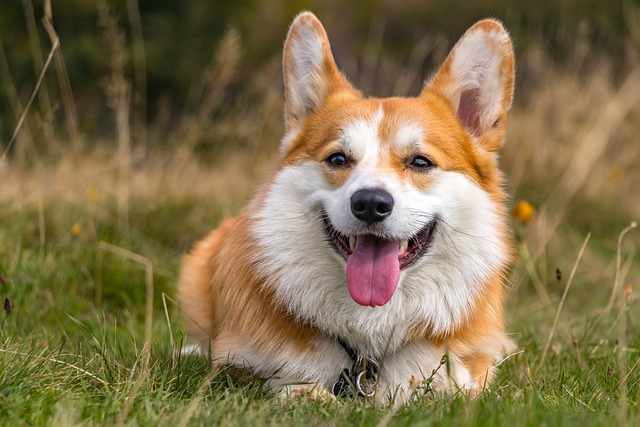
#> input picture image/corgi.jpg, 640 x 427 px, found by its file name
$ python imgcrop.py
#> lines starting #> are read from the running program, lines starting #| are printed output that depends on the picture
from PIL import Image
import os

def imgCrop(input, save_path, xPieces, yPieces):
#> called with input = 'corgi.jpg', save_path = 'images/cropImg/corgi16/', xPieces = 4, yPieces = 4
    filename, file_extension = os.path.splitext(input)
    im = Image.open('images/'+ input)
#> im is the input picture: PIL image 640x427 RGB; mean R, G, B 129.2, 112.7, 76.6
    imgwidth, imgheight = im.size
#> imgwidth = 640; imgheight = 427
    height = imgheight // yPieces
#> height = 106
    width = imgwidth // xPieces
#> width = 160
    for i in range(0, yPieces):
        for j in range(0, xPieces):
            box = (j * width, i * height, (j + 1) * width, (i + 1) * height)
            a = im.crop(box)
            fname = filename + "_" + str(i) + "_" + str(j) + file_extension
            savename = save_path + fname
            print(savename)
            try:
                a.save(savename)
            except:
                pass
#> this loop made 4 passes
#> pass 1, in imgCrop, `a.save(savename)`:
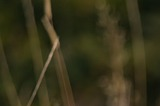
#> saved as corgi_0_0.jpg: PIL image 160x106 RGB; mean R, G, B 54.3, 51.3, 26.2
#> pass 1, in imgCrop, `a.save(savename)`:
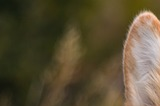
#> saved as corgi_0_1.jpg: PIL image 160x106 RGB; mean R, G, B 89.4, 78.7, 53.1
#> pass 1, in imgCrop, `a.save(savename)`:
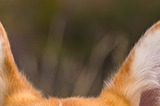
#> saved as corgi_0_2.jpg: PIL image 160x106 RGB; mean R, G, B 119.6, 94.5, 67.3
#> pass 1, in imgCrop, `a.save(savename)`:
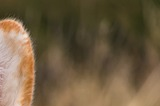
#> saved as corgi_0_3.jpg: PIL image 160x106 RGB; mean R, G, B 110.7, 92.7, 66.3
#> after the loop:
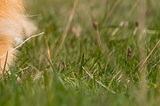
#> a: PIL image 160x106 RGB; mean R, G, B 124.6, 120.8, 60.5

imgCrop("corgi.jpg", 'images/cropImg/corgi16/', 4, 4)
